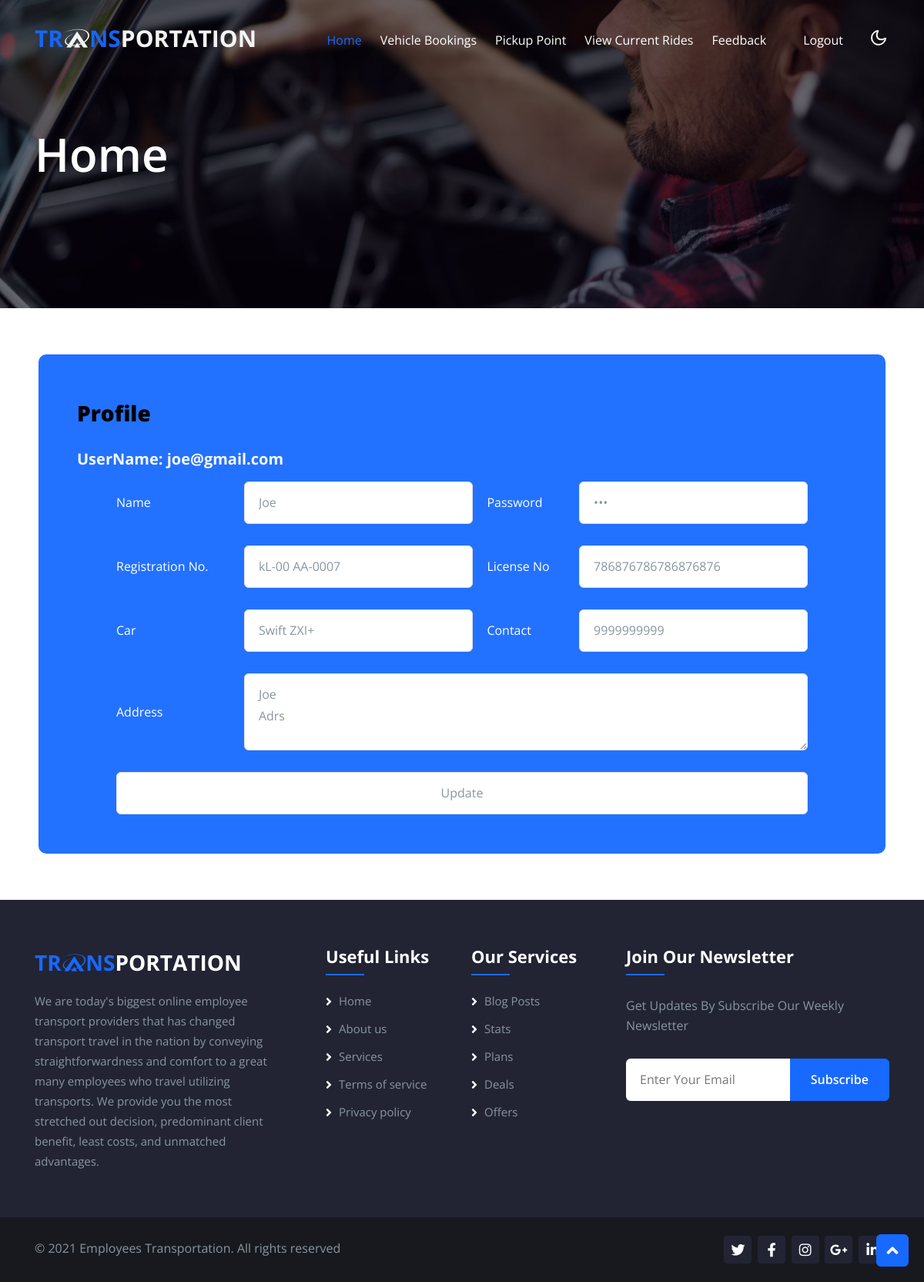
The app's page /driverHome.php (signed in) with its own data.
### tables this page shows
CREATE TABLE `drivers` (
  `driv_id` int(11) NOT NULL,
  `name` varchar(25) DEFAULT NULL,
  `email` varchar(25) DEFAULT NULL,
  `contact` varchar(25) DEFAULT NULL,
  `adrs` varchar(50) DEFAULT NULL,
  `car` varchar(50) DEFAULT NULL,
  `capacity` varchar(25) DEFAULT NULL,
  `reg_num` varchar(50) DEFAULT NULL,
  `lice_num` varchar(50) DEFAULT NULL
);

### driverHome.php (the view, shortened to what this page needs)
<?php
include "driverHeader.php";
include "connection.php";
$eid = $_SESSION['email'];
$qry = "SELECT * FROM `drivers` d, `login` l WHERE d.`email`='$eid' AND l.`user_name`='$eid'";
$result = mysqli_query($conn, $qry);
$r = mysqli_fetch_array($result);
?>
<div class="w3l-main-slider position-relative" id="home">
    <div class="w3l-bannerhny-content">
        <div class="container">
            <div class="w3l-bannerhny-info">
                <h3 class="mb-md-5 mb-2">Home</h3>
            </div>
        </div>
    </div>
</div>
<section id="contact" class="contact">
    <div class="container">
        <div id="log">
            <form method="POST">
                <h3 style="margin:10px 30px 30px 0px; color:#000; font-weight: 900;">Profile</h3>
                <h5 class="mb-3 text-light">UserName: <?php echo $r['email'] ?></h5>
                <table style="width:90%; margin:auto">
                    <tr>
                        <td>Name</td>
                        <td><input type="text" class="form-control" pattern="[a-zA-Z ]+" name="name" required="" value="<?php echo $r['name']; ?>"></td>
                        <td>&nbsp;&nbsp;&nbsp;&nbsp;Password</td>
                        <td><input type="password" class="form-control" name="password" required="" value="<?php echo $r['password']; ?>"></td>
                    </tr>
                    <tr>
                        <td>&nbsp;</td>
                        <td>&nbsp;</td>
                    </tr>
                    <tr>
                        <td>Registration No.</td>
                        <td><input type="text" class="form-control" name="regnum" required="" value="<?php echo $r['reg_num']; ?>"></td>
                        <td>&nbsp;&nbsp;&nbsp;&nbsp;License No</td>
                        <td><input type="text" class="form-control" name="licen" required="" value="<?php echo $r['lice_num']; ?>"></td>
                    </tr>
                    <tr>
                        <td>&nbsp;</td>
                        <td>&nbsp;</td>
                    </tr>
                    <tr>
                        <td>Car</td>
                        <td><input type="text" class="form-control" name="car" required="" value="<?php echo $r['car']; ?>"></td>
                        <td>&nbsp;&nbsp;&nbsp;&nbsp;Contact</td>
                        <td><input type="text" class="form-control" pattern="[6789][0-9]{9}" maxlength="10" name="contact" required="" value="<?php echo $r['contact']; ?>"></td>
                    </tr>
                    <tr>
                        <td>&nbsp;</td>
                        <td>&nbsp;</td>
                    </tr>
                    <tr>
                        <td>Address</td>
                        <td colspan="3"><textarea class="form-control" style="height:100px" name="adrs" required=""><?php echo $r['adrs']; ?></textarea></td>
                    </tr>
                    <tr>
                        <td>&nbsp;</td>
                        <td>&nbsp;</td>
                    </tr>
                    <tr>
                        <td colspan="4"><input type="submit" class="btn btn-warning" name="submit" value="Update" required=""></td>
                    </tr>
                </table>
            </form>
        </div>
    </div>
</section>
<?php
include "baseFooter.php";
?>

### driverHome.php (style rules this page uses)
#log { background-color: #2371ff; margin: auto; padding: 50px; color: white; width: 1100px; border-radius: 10px; }

### records on screen
drivers: email "joe@gmail.com", name "Joe", regnum "kL-00 AA-0007", licen "786876786786876876", car "Swift ZXI+", contact "9999999999", adrs "Joe Adrs"
